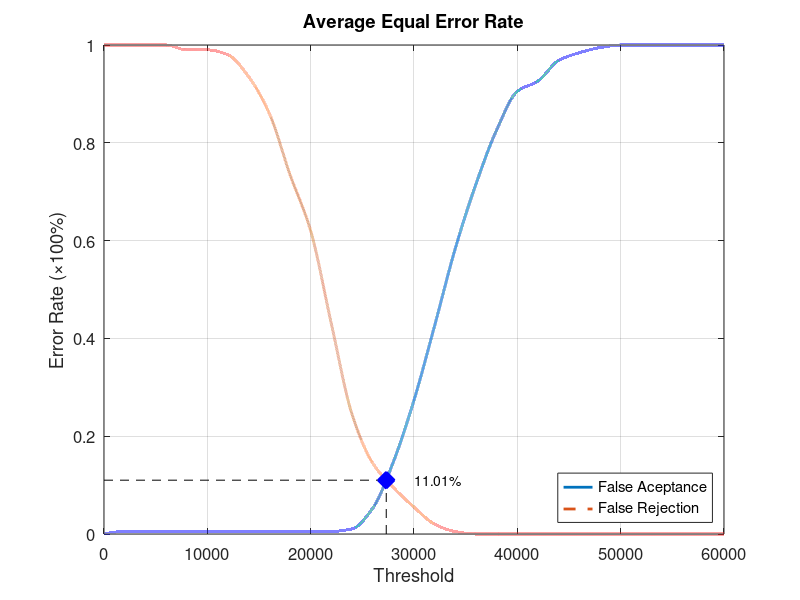
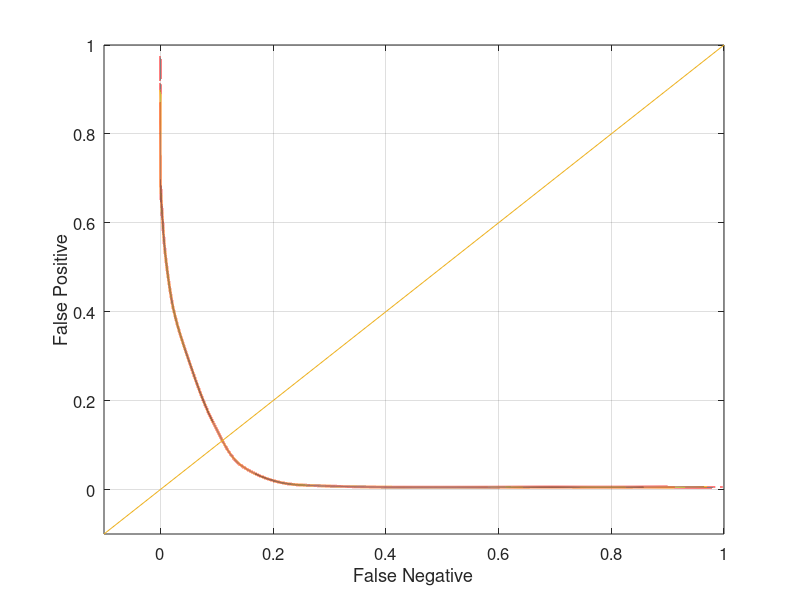

Write the MATLAB code that produced these figures, in order.
function yEER = Database4_1
close all;
clear;
clc;
x = 0:2000:60000;
xq = 0:0.5:60000;

y0 = [0 0.00526316 0.00526316 0.00526316 0.00526316 0.00526316 0.00526316 0.00526316 0.00526316 0.00526316 0.00526316 0.00526316 0.0105263 0.0526316 0.147368 0.273684 0.426316 0.584211 0.715789 0.826316 0.905263 0.926316 0.968421 0.984211 0.994737 1 1 1 1 1 1];
yy0 = interp1(x, y0, xq, 'pchip');
y1 = [1 1 1 1 0.99 0.99 0.98 0.935 0.86 0.735 0.62 0.43 0.245 0.145 0.095 0.055 0.02 0.005 0 0 0 0 0 0 0 0 0 0 0 0 0];
yy1 = interp1(x, y1, xq, 'pchip');

% Calculating EER: 
y2 = abs(y0 - y1);
find(y2 == min(y2))
yy2 = abs(yy0 - yy1);
xEER = find(yy2 == min(yy2));
xEERIndex = xq(xEER) % X-axis EER
yEER = yy0(xEER) % Y-axis EER

main = figure
plot(xq, yy0,'-','LineWidth', 2);	hold on
plot(xq, yy1,'--','LineWidth', 2);	hold on
plot([xEERIndex xEERIndex], [0 yEER], 'k--');	hold on
plot([0 xEERIndex], [yEER yEER], 'k--');	hold on
plot(xEERIndex, yEER, 'bx', 'LineWidth', 10);	hold on
text(xEERIndex + 10 * xEERIndex / 100, yEER, [num2str(round((10000 * yEER)) / 100) '%'])
legend('False Aceptance', 'False Rejection', 'Location', 'SouthEast')
xlabel('Threshold')
ylabel('Error Rate (\times100%)')
title('Average Equal Error Rate')
set(gca, 'FontSize', 12)
axis([0 60000 0 1])
grid on

print(main, 'Database4_1Main', '-dpng');
FNRxFPR = figure('Color', [1 1 1]);
plot(yy1, yy0, '-', yy1, yy0, 'LineWidth', 2);
hold on
y = -0.1:0.1:1
plot(y, y); 
set(gca, 'FontSize', 12)
xlabel('False Negative')
ylabel('False Positive')
axis([-0.1 1 -0.1 1])
set(gca, 'FontSize', 12)
grid on

print(FNRxFPR, 'Database4_1FNRxFPR','-dpng');
end
